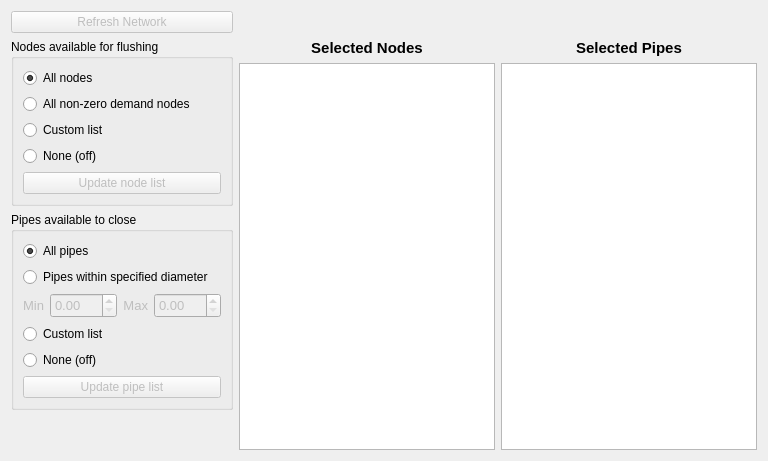
          <widget class="QWidget" name="tabEpanet">
           <attribute name="title">
            <string>Network Details</string>
           </attribute>
           <layout class="QGridLayout" name="gridLayout_2">
            <item row="0" column="0">
             <widget class="QPushButton" name="btnLoadNetData">
              <property name="enabled">
               <bool>false</bool>
              </property>
              <property name="font">
               <font>
                <italic>false</italic>
               </font>
              </property>
              <property name="text">
               <string>Refresh Network</string>
              </property>
             </widget>
            </item>
            <item row="3" column="0">
             <layout class="QVBoxLayout" name="verticalLayout_5">
              <item>
               <widget class="QGroupBox" name="groupFlushNodes">
                <property name="sizePolicy">
                 <sizepolicy hsizetype="Preferred" vsizetype="Minimum">
                  <horstretch>0</horstretch>
                  <verstretch>0</verstretch>
                 </sizepolicy>
                </property>
                <property name="font">
                 <font>
                  <weight>50</weight>
                  <italic>false</italic>
                  <bold>false</bold>
                 </font>
                </property>
                <property name="title">
                 <string>Nodes available for flushing</string>
                </property>
                <layout class="QVBoxLayout" name="verticalLayout_3">
                 <item>
                  <widget class="QRadioButton" name="radioNodesAll">
                   <property name="text">
                    <string>All nodes</string>
                   </property>
                   <property name="checked">
                    <bool>true</bool>
                   </property>
                  </widget>
                 </item>
                 <item>
                  <widget class="QRadioButton" name="radioNodesNZD">
                   <property name="text">
                    <string>All non-zero demand nodes</string>
                   </property>
                  </widget>
                 </item>
                 <item>
                  <widget class="QRadioButton" name="radioNodesList">
                   <property name="text">
                    <string>Custom list</string>
                   </property>
                  </widget>
                 </item>
                 <item>
                  <widget class="QRadioButton" name="radioNodesNone">
                   <property name="text">
                    <string>None (off)</string>
                   </property>
                  </widget>
                 </item>
                 <item>
                  <widget class="QPushButton" name="btnUpdateNodes">
                   <property name="enabled">
                    <bool>false</bool>
                   </property>
                   <property name="text">
                    <string>Update node list</string>
                   </property>
                  </widget>
                 </item>
                </layout>
               </widget>
              </item>
              <item>
               <widget class="QGroupBox" name="groupPipesClose">
                <property name="sizePolicy">
                 <sizepolicy hsizetype="Preferred" vsizetype="Minimum">
                  <horstretch>0</horstretch>
                  <verstretch>0</verstretch>
                 </sizepolicy>
                </property>
                <property name="maximumSize">
                 <size>
                  <width>16777215</width>
                  <height>16777215</height>
                 </size>
                </property>
                <property name="font">
                 <font>
                  <weight>50</weight>
                  <italic>false</italic>
                  <bold>false</bold>
                 </font>
                </property>
                <property name="title">
                 <string>Pipes available to close</string>
                </property>
                <layout class="QVBoxLayout" name="verticalLayout_4">
                 <item>
                  <widget class="QRadioButton" name="radioPipesAll">
                   <property name="text">
                    <string>All pipes</string>
                   </property>
                   <property name="checked">
                    <bool>true</bool>
                   </property>
                  </widget>
                 </item>
                 <item>
                  <widget class="QRadioButton" name="radioPipesByDiameter">
                   <property name="text">
                    <string>Pipes within specified diameter</string>
                   </property>
                   <property name="checked">
                    <bool>false</bool>
                   </property>
                  </widget>
                 </item>
                 <item>
                  <layout class="QHBoxLayout" name="horizontalLayout">
                   <property name="sizeConstraint">
                    <enum>QLayout::SetFixedSize</enum>
                   </property>
                   <item>
                    <widget class="QLabel" name="lbl_editMinPipeDiam">
                     <property name="enabled">
                      <bool>false</bool>
                     </property>
                     <property name="sizePolicy">
                      <sizepolicy hsizetype="Preferred" vsizetype="Preferred">
                       <horstretch>0</horstretch>
                       <verstretch>0</verstretch>
                      </sizepolicy>
                     </property>
                     <property name="minimumSize">
                      <size>
                       <width>0</width>
                       <height>10</height>
                      </size>
                     </property>
                     <property name="maximumSize">
                      <size>
                       <width>16777215</width>
                       <height>16777215</height>
                      </size>
                     </property>
                     <property name="font">
                      <font>
                       <pointsize>10</pointsize>
                      </font>
                     </property>
                     <property name="text">
                      <string>Min</string>
                     </property>
                     <property name="alignment">
                      <set>Qt::AlignRight|Qt::AlignTrailing|Qt::AlignVCenter</set>
                     </property>
                     <property name="margin">
                      <number>2</number>
                     </property>
                    </widget>
                   </item>
                   <item>
                    <widget class="QDoubleSpinBox" name="editMinPipeDiam">
                     <property name="enabled">
                      <bool>false</bool>
                     </property>
                     <property name="sizePolicy">
                      <sizepolicy hsizetype="Minimum" vsizetype="Fixed">
                       <horstretch>0</horstretch>
                       <verstretch>0</verstretch>
                      </sizepolicy>
                     </property>
                     <property name="minimumSize">
                      <size>
                       <width>0</width>
                       <height>25</height>
                      </size>
                     </property>
                     <property name="maximumSize">
                      <size>
                       <width>16777215</width>
                       <height>25</height>
                      </size>
                     </property>
                     <property name="font">
                      <font>
                       <pointsize>10</pointsize>
                      </font>
                     </property>
                     <property name="maximum">
                      <double>500.000000000000000</double>
                     </property>
                    </widget>
                   </item>
                   <item>
                    <widget class="QLabel" name="lbl_editMaxPipeDiam">
                     <property name="enabled">
                      <bool>false</bool>
                     </property>
                     <property name="sizePolicy">
                      <sizepolicy hsizetype="Preferred" vsizetype="Preferred">
                       <horstretch>0</horstretch>
                       <verstretch>0</verstretch>
                      </sizepolicy>
                     </property>
                     <property name="minimumSize">
                      <size>
                       <width>0</width>
                       <height>10</height>
                      </size>
                     </property>
                     <property name="maximumSize">
                      <size>
                       <width>16777215</width>
                       <height>16777215</height>
                      </size>
                     </property>
                     <property name="font">
                      <font>
                       <pointsize>10</pointsize>
                      </font>
                     </property>
                     <property name="text">
                      <string>Max</string>
                     </property>
                     <property name="alignment">
                      <set>Qt::AlignRight|Qt::AlignTrailing|Qt::AlignVCenter</set>
                     </property>
                     <property name="margin">
                      <number>2</number>
                     </property>
                    </widget>
                   </item>
                   <item>
                    <widget class="QDoubleSpinBox" name="editMaxPipeDiam">
                     <property name="enabled">
                      <bool>false</bool>
                     </property>
                     <property name="sizePolicy">
                      <sizepolicy hsizetype="Minimum" vsizetype="Fixed">
                       <horstretch>0</horstretch>
                       <verstretch>0</verstretch>
                      </sizepolicy>
                     </property>
                     <property name="minimumSize">
                      <size>
                       <width>0</width>
                       <height>25</height>
                      </size>
                     </property>
                     <property name="maximumSize">
                      <size>
                       <width>16777215</width>
                       <height>25</height>
                      </size>
                     </property>
                     <property name="font">
                      <font>
                       <pointsize>10</pointsize>
                      </font>
                     </property>
                     <property name="maximum">
                      <double>500.000000000000000</double>
                     </property>
                    </widget>
                   </item>
                  </layout>
                 </item>
                 <item>
                  <widget class="QRadioButton" name="radioPipesList">
                   <property name="text">
                    <string>Custom list</string>
                   </property>
                  </widget>
                 </item>
                 <item>
                  <widget class="QRadioButton" name="radioPipesNone">
                   <property name="text">
                    <string>None (off)</string>
                   </property>
                  </widget>
                 </item>
                 <item>
                  <widget class="QPushButton" name="btnUpdatePipes">
                   <property name="enabled">
                    <bool>false</bool>
                   </property>
                   <property name="text">
                    <string>Update pipe list</string>
                   </property>
                  </widget>
                 </item>
                </layout>
               </widget>
              </item>
              <item>
               <spacer name="verticalSpacer">
                <property name="orientation">
                 <enum>Qt::Vertical</enum>
                </property>
                <property name="sizeHint" stdset="0">
                 <size>
                  <width>20</width>
                  <height>40</height>
                 </size>
                </property>
               </spacer>
              </item>
             </layout>
            </item>
            <item row="3" column="1">
             <layout class="QGridLayout" name="gridLayout_3">
              <item row="0" column="0">
               <widget class="QLabel" name="lbl_editNodeList">
                <property name="font">
                 <font>
                  <pointsize>11</pointsize>
                  <weight>75</weight>
                  <italic>false</italic>
                  <bold>true</bold>
                 </font>
                </property>
                <property name="text">
                 <string>Selected Nodes</string>
                </property>
                <property name="alignment">
                 <set>Qt::AlignCenter</set>
                </property>
               </widget>
              </item>
              <item row="0" column="1">
               <widget class="QLabel" name="lbl_editPipeList">
                <property name="font">
                 <font>
                  <pointsize>11</pointsize>
                  <weight>75</weight>
                  <italic>false</italic>
                  <bold>true</bold>
                 </font>
                </property>
                <property name="text">
                 <string>Selected Pipes</string>
                </property>
                <property name="alignment">
                 <set>Qt::AlignCenter</set>
                </property>
               </widget>
              </item>
              <item row="1" column="0">
               <widget class="QPlainTextEdit" name="editNodeList">
                <property name="enabled">
                 <bool>true</bool>
                </property>
                <property name="font">
                 <font>
                  <italic>false</italic>
                 </font>
                </property>
               </widget>
              </item>
              <item row="1" column="1">
               <widget class="QPlainTextEdit" name="editPipeList">
                <property name="enabled">
                 <bool>true</bool>
                </property>
                <property name="font">
                 <font>
                  <italic>false</italic>
                 </font>
                </property>
               </widget>
              </item>
             </layout>
            </item>
            <item row="0" column="1">
             <widget class="QLabel" name="displayEpanetFile">
              <property name="font">
               <font>
                <pointsize>10</pointsize>
                <italic>false</italic>
               </font>
              </property>
              <property name="text">
               <string>&lt;no network loaded&gt;</string>
              </property>
             </widget>
            </item>
           </layout>
          </widget>
